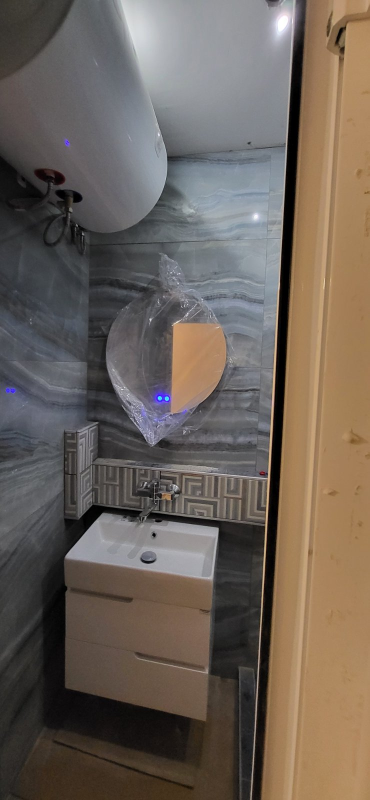
#> input picture dist/images/bania-zavyrshena-1.jpg, 739 x 1600 px (shown at 1/2 size); its folder holds only this picture in this run
$ python optimize_images.py
#> lines starting #> are read from the running program, lines starting #| are printed output that depends on the picture
import io, sys, os
sys.stdout = io.TextIOWrapper(sys.stdout.buffer, encoding='utf-8')
from PIL import Image

BASE = r'C:\Users\stefan.borisov\Desktop\web\tedo-vik\public\images'

# Max dimensions per image type
SIZES = {
    'hero-bg': (1920, 1080),
    'default': (1200, 900),
}

def get_max_size(name):
    if 'hero' in name:
        return SIZES['hero-bg']
    return SIZES['default']

total_before = 0
total_after = 0
converted = []

for root, dirs, files in os.walk(BASE):
    for fname in files:
        if not fname.lower().endswith(('.jpg', '.jpeg', '.png', '.webp')):
            continue
        src_path = os.path.join(root, fname)
        stem = os.path.splitext(fname)[0]
        dst_path = os.path.join(root, stem + '.webp')

        size_before = os.path.getsize(src_path)
        total_before += size_before

        try:
            with Image.open(src_path) as img:
                # Convert RGBA/P to RGB for JPEG-type WebP
#> img is the input picture: PIL image 739x1600 RGB; mean R, G, B 108.4, 97.8, 88.9
                if img.mode in ('RGBA', 'P', 'LA'):
                    img = img.convert('RGBA')
                else:
                    img = img.convert('RGB')

                # Resize if too large
                max_w, max_h = get_max_size(stem)
                if img.width > max_w or img.height > max_h:
                    img.thumbnail((max_w, max_h), Image.LANCZOS)
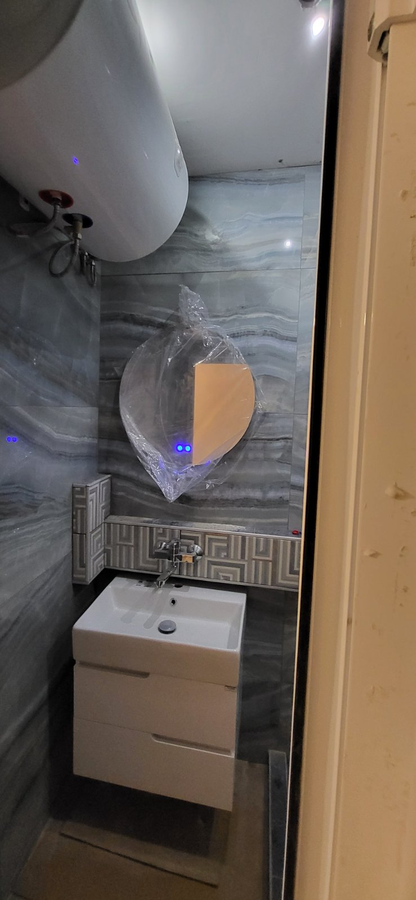
#> img: PIL image 416x900 RGB; mean R, G, B 108.4, 97.8, 88.9

                # Save as WebP
                img.save(dst_path, 'WEBP', quality=82, method=6)

            size_after = os.path.getsize(dst_path)
            total_after += size_after
            ratio = (1 - size_after / size_before) * 100

            # Remove original only if it's not already webp
            if not fname.lower().endswith('.webp'):
                os.remove(src_path)
                converted.append(f'  {fname} → {stem}.webp  ({size_before//1024}KB → {size_after//1024}KB, -{ratio:.0f}%)')
            else:
                # Already webp — just overwrite (already done by saving to dst_path)
                converted.append(f'  {fname} (re-optimized)  ({size_before//1024}KB → {size_after//1024}KB, -{ratio:.0f}%)')

        except Exception as e:
            print(f'  ERROR {fname}: {e}')

print(f'Converted {len(converted)} images:')
for line in converted:
    print(line)
print(f'\nTotal before: {total_before//1024} KB')
print(f'Total after:  {total_after//1024} KB')
print(f'Saved: {(total_before-total_after)//1024} KB ({(1-total_after/total_before)*100:.0f}% reduction)')

$ run again, on dist/images/gallery-new-1.jpg
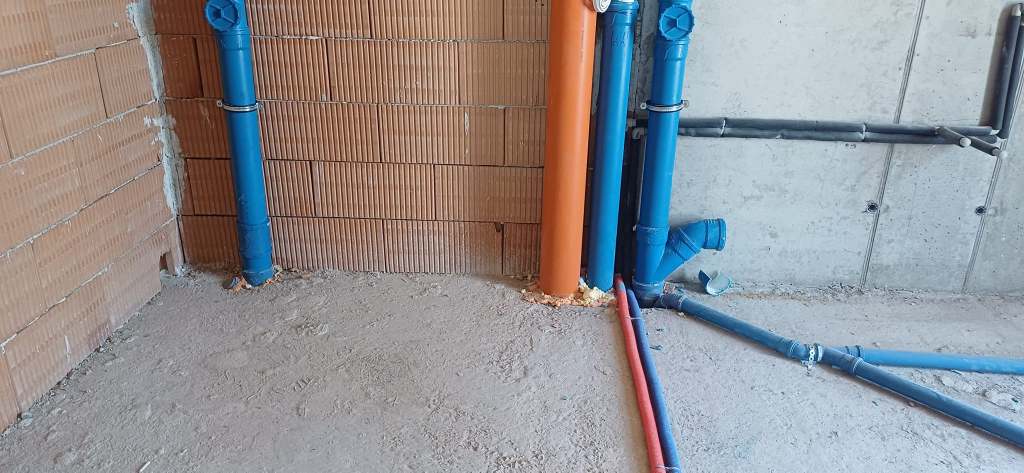
#> input picture dist/images/gallery-new-1.jpg, 2048 x 945 px (shown at 1/2 size)
#> img is the input picture: PIL image 2048x945 RGB; mean R, G, B 145.7, 144.4, 147
#> `img.thumbnail((max_w, max_h), Image.LANCZOS)`:
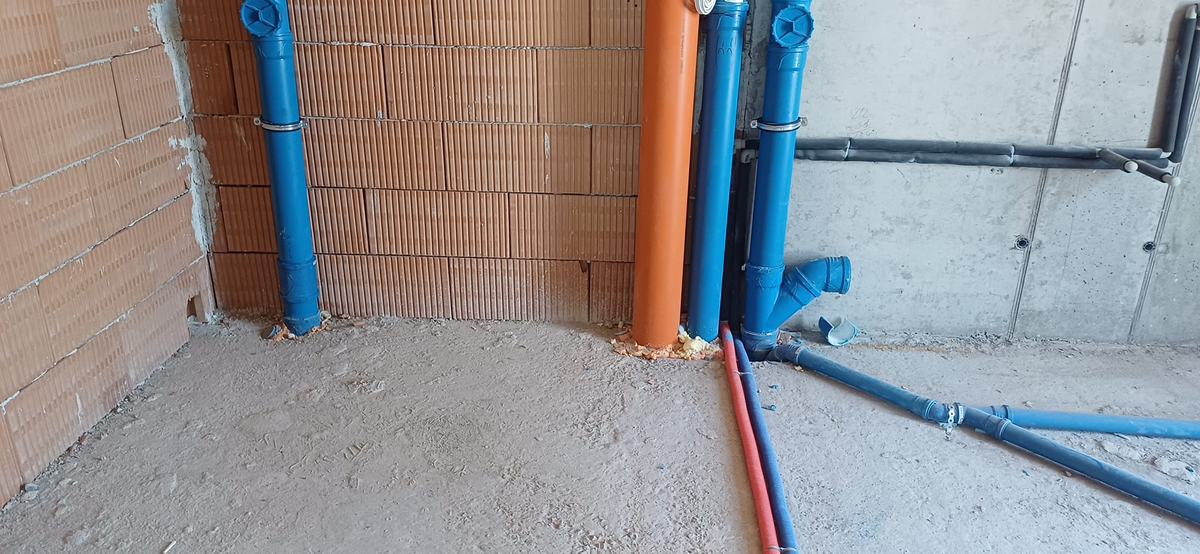
#> img: PIL image 1200x554 RGB; mean R, G, B 145.7, 144.4, 147
